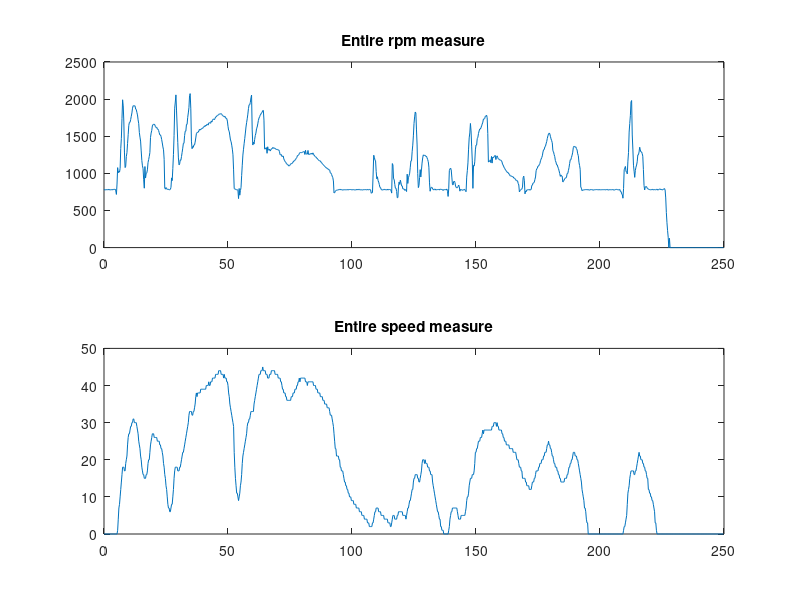

Write MATLAB code to recreate this figure.
% this measures are taken with Tc not fixed and should be 1000 samples
% ema

clear
clc
close all

% Get data from the txt file created by phone

X = load('24-12-17_17-49-54_rpm_measure_converted.txt');
Y = load('24-12-17_17-49-54_speed_measure_converted.txt');

if (size(X,1)~=size(Y,1))
    display('Different number of samples');
    return
end

% Set this flag to plot each subsession (rpm, speed, rpm spectrum and speed
% spectrum)
plotFlag = 0;

L = size(X,1);          % number of samples
Ts = 0.250;             % sampling period, in s (approx.)
fs = 1/Ts;              % frequency of sampling      
t = (0:L-1)*Ts;         % Time vector

% Plot entire measure: here it is composed of 1000 samples and corresponds
% approximately to 250 seconds (i.e. 4 minutes)
figure(1)
subplot(2,1,1)
plot(t,X)
title('Entire rpm measure')
figure(1)
subplot(2,1,2)
plot(t,Y)
title('Entire speed measure')

% Divide measure into subsessions
splitFactor = 20;
Xsplitted = reshape(X,L/splitFactor,splitFactor)';
Ysplitted = reshape(Y,L/splitFactor,splitFactor)';
tsplitted = reshape(t,L/splitFactor,splitFactor)';

% Compute spectrum of each subsession:
% Xfft_splitted and Yfft_splitted will be matrices whose column are 
% energies for each discrete frequency and row are spectrum for each 
% subsession
Xfft_splitted = zeros(splitFactor,10*L/splitFactor/2+1);
Yfft_splitted = zeros(splitFactor,10*L/splitFactor/2+1);

for i = 1:splitFactor
    
    X = Xsplitted(i,:);
    Y = Ysplitted(i,:);

    % Number of samples
    L = size(X,2);
    % Number of point on which to do ffr
    NFFT = 10*numel(X);    
    % Define frequency domain
    f = fs*(0:(NFFT/2))/NFFT;
    
    if (plotFlag)
        figure (1+i)
        subplot(2,2,1)
        plot(tsplitted(i,:),Xsplitted(i,:))
        title(['Single rpm measure part ', num2str(i)])
        xlabel('t (s)')
        ylabel('rpm')   
    end

    % Compute the Fourier transform of the rpm signal
    Xfft = fft(X,NFFT);
    % Compute the two-sided spectrum P2. Then compute the single-sided 
    % spectrum P1 based on P2 and the even-valued signal length L.
    P2X = abs(Xfft/L);
    P1X = P2X(1:NFFT/2+1);
    P1X(2:end-1) = 2*P1X(2:end-1);
    if (plotFlag)
        % Plot the single-sided amplitude spectrum P1
        figure (1+i)
        subplot(2,2,2)
        plot(f,P1X) 
        title(['Single-Sided Amplitude Spectrum of X(t) part ', num2str(i)])
        xlabel('f (Hz)')
        ylabel('|P1X(f)|')
    end
    
    if (plotFlag)
        figure (1+i)
        subplot(2,2,3)
        plot(tsplitted(i,:),Ysplitted(i,:))
        title(['Single speed measure part ', num2str(i)])
        xlabel('t (s)')
        ylabel('km/h')
    end

    Yfft = fft(Y,NFFT);
    % Compute the two-sided spectrum P2. Then compute the single-sided 
    % spectrum P1 based on P2 and the even-valued signal length L.
    P2Y = abs(Yfft/L);
    P1Y = P2Y(1:NFFT/2+1);
    P1Y(2:end-1) = 2*P1Y(2:end-1);
    if (plotFlag)
        % Plot the single-sided amplitude spectrum P1
        figure (1+i)
        subplot(2,2,4)
        plot(f,P1Y) 
        title(['Single-Sided Amplitude Spectrum of Y(t) part ', num2str(i)])
        xlabel('f (Hz)')
        ylabel('|P1Y(f)|')   
    end
    
    Xfft_splitted(i,:) = P1X;
    Yfft_splitted(i,:) = P1Y;
end







